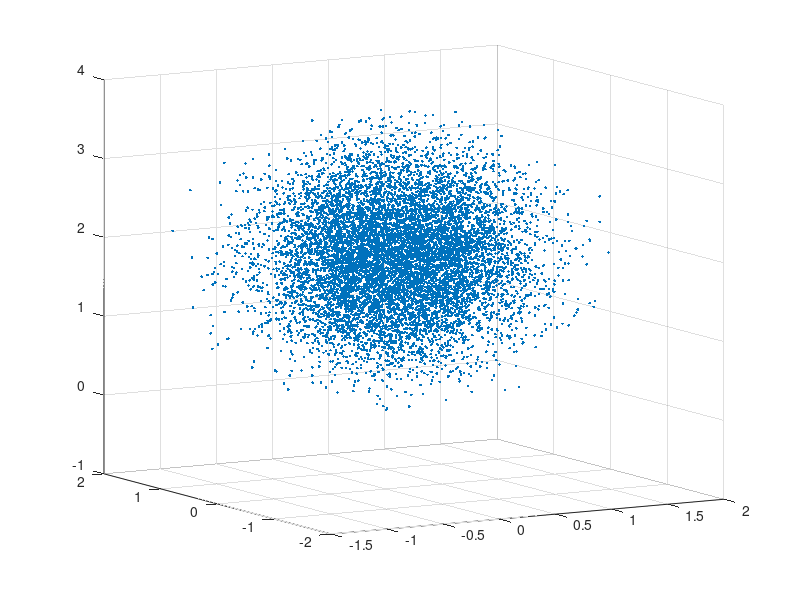

Reproduce this figure in MATLAB.
data=load('data1.mat');
workspace_points=data.workspace_points;
x=workspace_points(:,1);
y=workspace_points(:,2);
z=workspace_points(:,3);
figure
scatter3(x,y,z,'.')
view(-30,10)